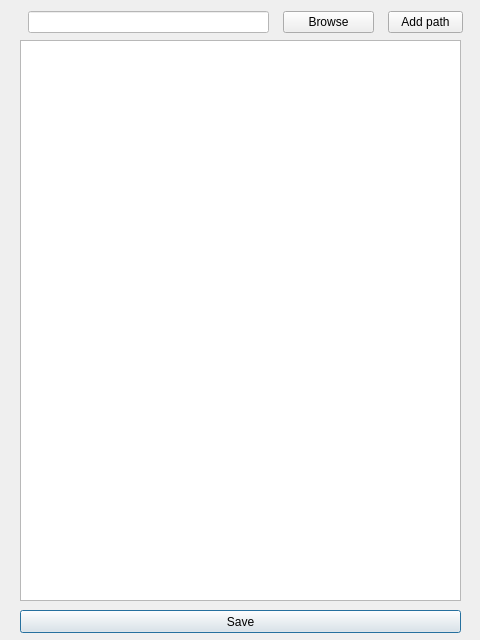
<?xml version="1.0" encoding="UTF-8"?>
<ui version="4.0">
 <class>ListenerPathForm</class>
 <widget class="QDialog" name="ListenerPathForm">
  <property name="geometry">
   <rect>
    <x>0</x>
    <y>0</y>
    <width>480</width>
    <height>640</height>
   </rect>
  </property>
  <property name="windowTitle">
   <string>Dialog</string>
  </property>
  <property name="styleSheet">
   <string notr="true"/>
  </property>
  <widget class="QWidget" name="gridLayoutWidget">
   <property name="geometry">
    <rect>
     <x>20</x>
     <y>40</y>
     <width>441</width>
     <height>561</height>
    </rect>
   </property>
   <layout class="QGridLayout" name="gridLayout">
    <item row="0" column="0">
     <widget class="QListWidget" name="listWidget"/>
    </item>
   </layout>
  </widget>
  <widget class="QPushButton" name="saveButton">
   <property name="geometry">
    <rect>
     <x>20</x>
     <y>610</y>
     <width>441</width>
     <height>23</height>
    </rect>
   </property>
   <property name="text">
    <string>Save</string>
   </property>
  </widget>
  <widget class="QWidget" name="layoutWidget">
   <property name="geometry">
    <rect>
     <x>20</x>
     <y>10</y>
     <width>451</width>
     <height>25</height>
    </rect>
   </property>
   <layout class="QHBoxLayout" name="horizontalLayout">
    <item>
     <widget class="QLineEdit" name="pathEdit">
      <property name="maximumSize">
       <size>
        <width>241</width>
        <height>16777215</height>
       </size>
      </property>
      <property name="styleSheet">
       <string notr="true">background-color: rgb(255, 255, 255);</string>
      </property>
     </widget>
    </item>
    <item>
     <widget class="QPushButton" name="browseButton">
      <property name="maximumSize">
       <size>
        <width>91</width>
        <height>16777215</height>
       </size>
      </property>
      <property name="text">
       <string>Browse</string>
      </property>
     </widget>
    </item>
    <item>
     <widget class="QPushButton" name="addButton">
      <property name="maximumSize">
       <size>
        <width>75</width>
        <height>16777215</height>
       </size>
      </property>
      <property name="text">
       <string>Add path</string>
      </property>
     </widget>
    </item>
   </layout>
  </widget>
 </widget>
 <resources/>
 <connections/>
</ui>
